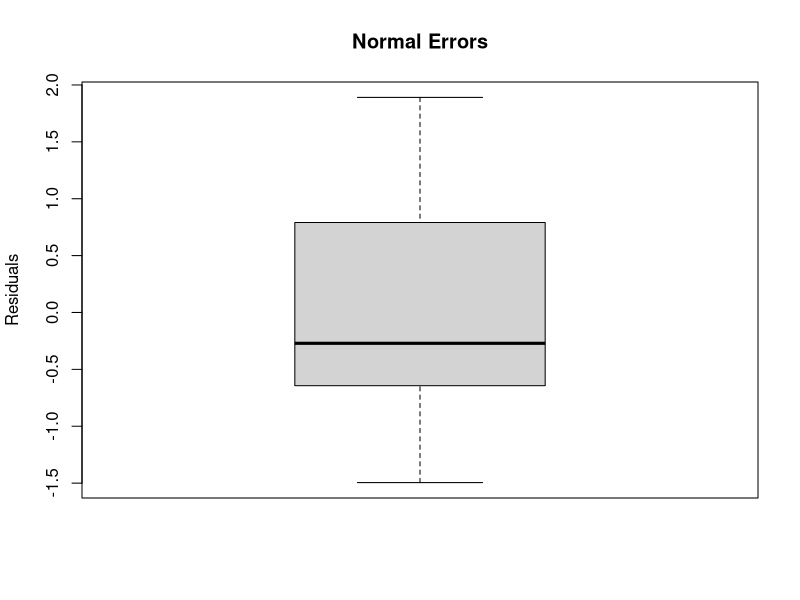
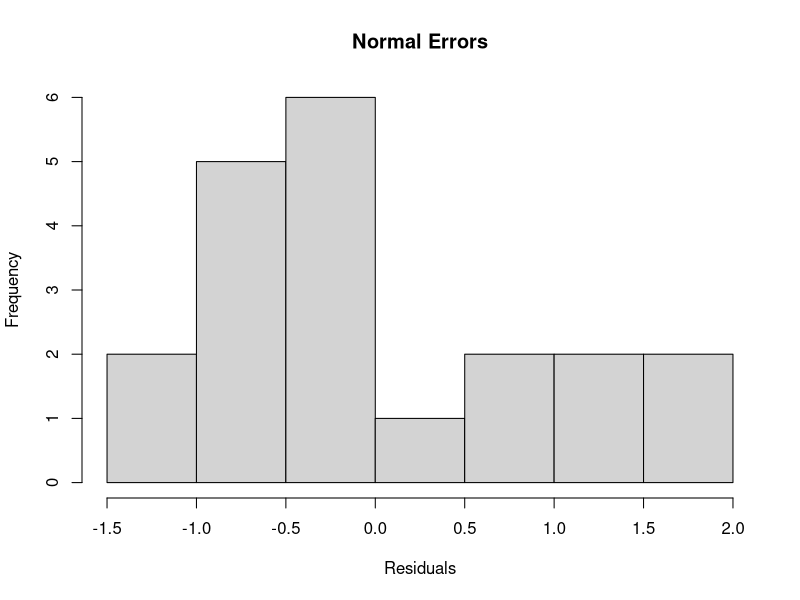
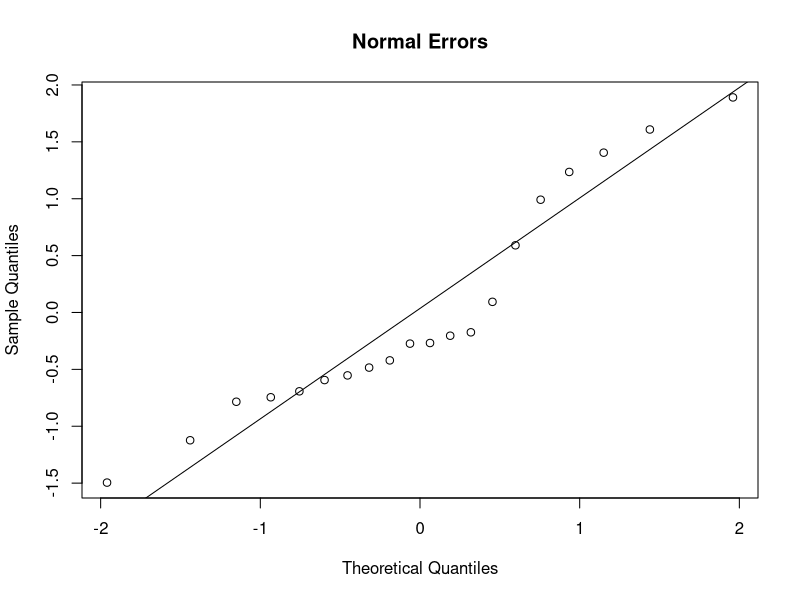
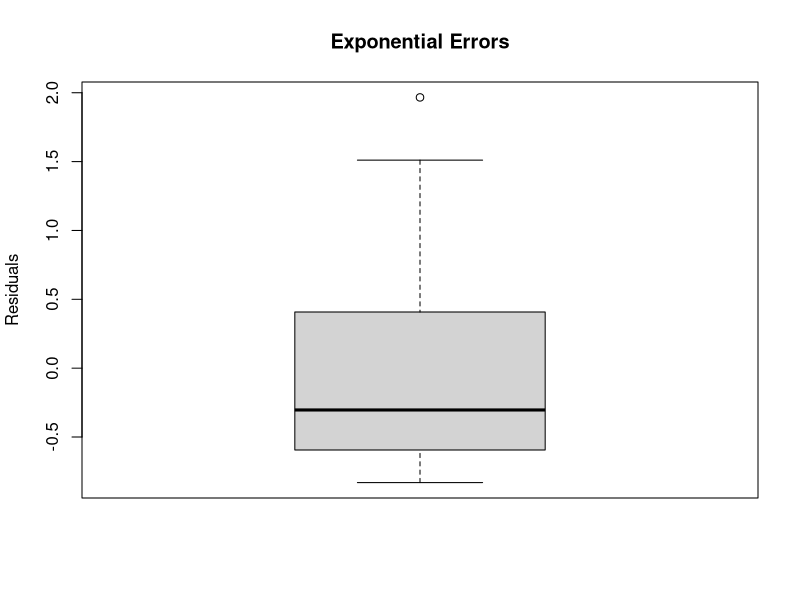
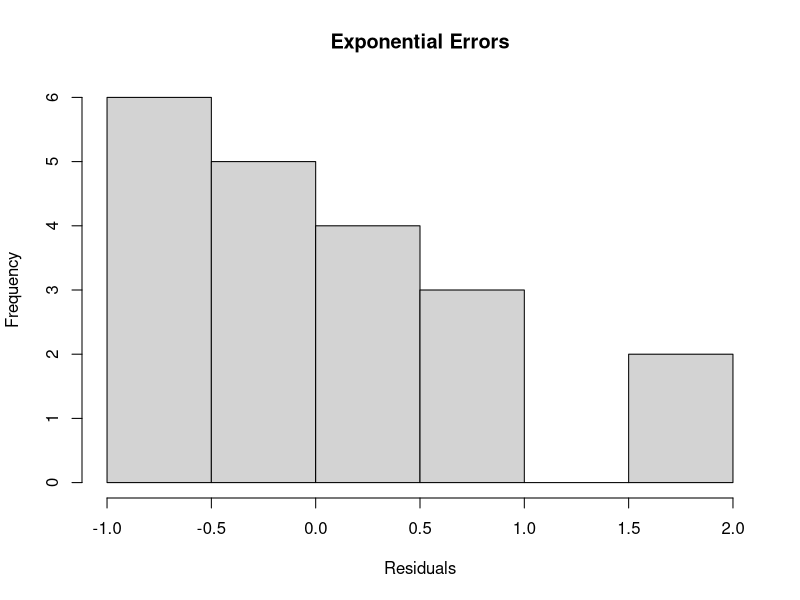
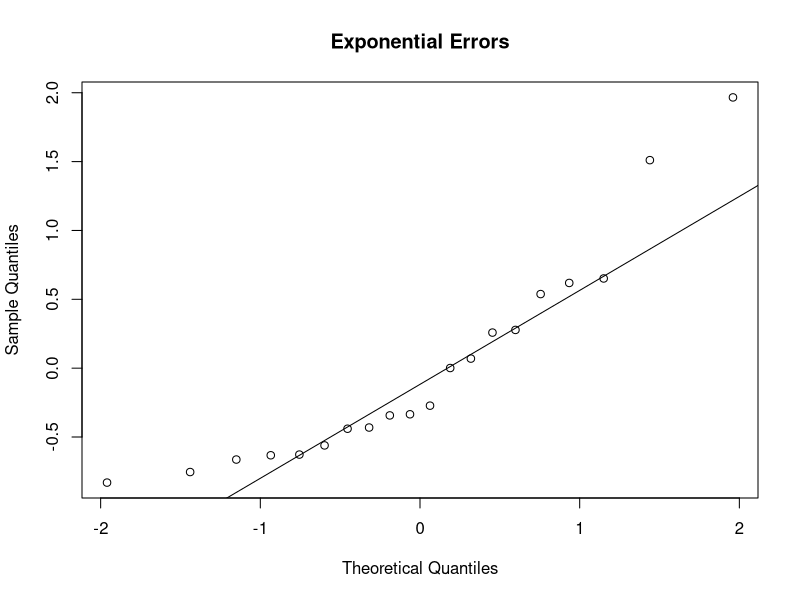

Reproduce these figures in R, in order.
## ---- chunk 1
# Set seed
set.seed(4)

# Parameters
n <- 20

# Generate data
x <- rnorm(n)
y <- rnorm(n)
epsilon_nor <- rnorm(n)
epsilon_exp <- rexp(n) - 1
z_nor <- x + y + epsilon_nor
z_exp <- x + y + epsilon_exp

# Run regression
mod_nor <- lm(z_nor ~ x + y)
mod_exp <- lm(z_exp ~ x + y)

# Residual Plots
boxplot(x = mod_nor$residuals,
        ylab = "Residuals",
        main = "Normal Errors")
hist(x = mod_nor$residuals,
     xlab = "Residuals",
     main = "Normal Errors")
qqnorm(y = mod_nor$residuals,
       main = "Normal Errors")
qqline(mod_nor$residuals)
boxplot(x = mod_exp$residuals,
        ylab = "Residuals",
        main = "Exponential Errors")
hist(x = mod_exp$residuals,
     xlab = "Residuals",
     main = "Exponential Errors")
qqnorm(y = mod_exp$residuals,
       main = "Exponential Errors")
qqline(mod_exp$residuals)
